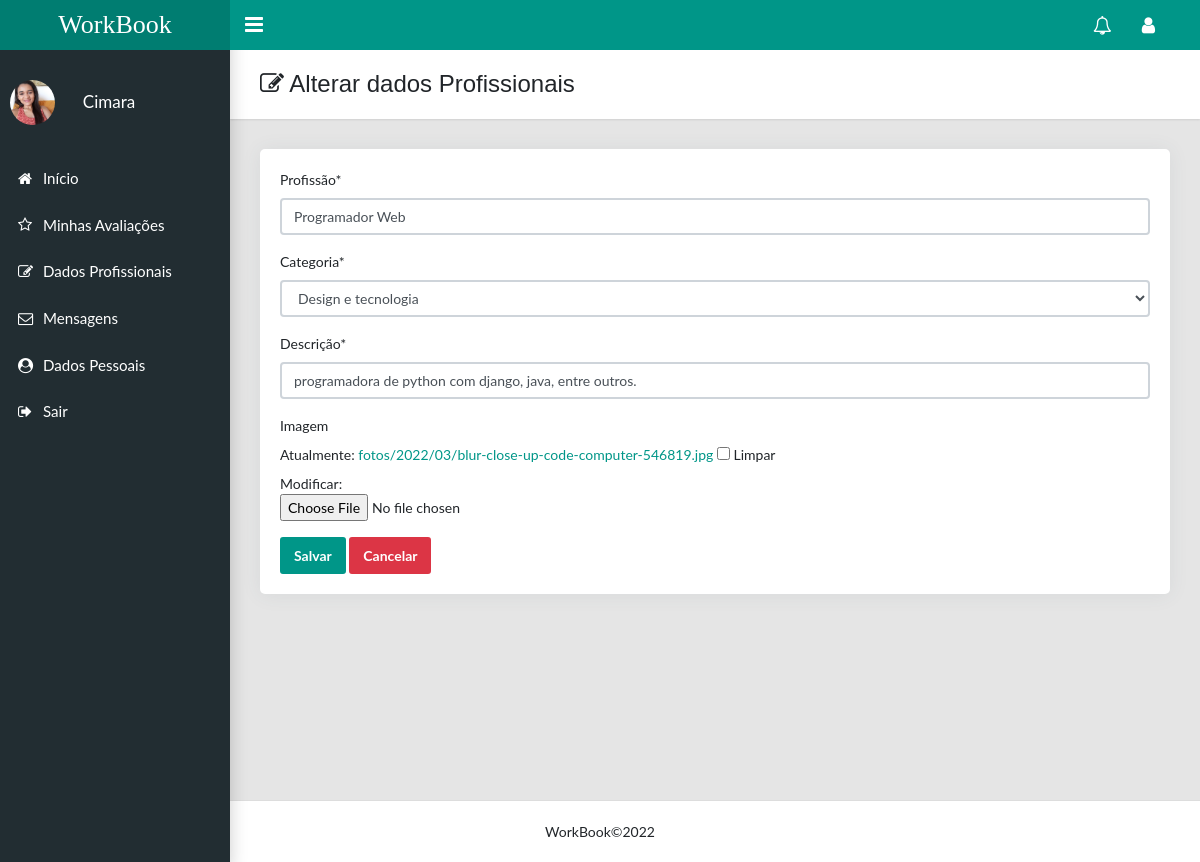
Screenshot of /dadosProfissional/1 (signed in) with the database file from the repository.
### usuario/models.py (models this page shows, shortened)
class Usuario(AbstractUser):
    telefone = models.CharField('telefone', max_length=15)
    imagem = models.ImageField(upload_to='fotosperfil/%Y/%m/', blank=True, null=True)
    cidade = models.CharField('cidade', max_length=40)
    rua = models.CharField('rua', max_length=60)
    uf = models.CharField('uf', max_length=2)
    bairro = models.CharField('bairro', max_length=40)
    is_staff = models.BooleanField(default=False)
    is_superuser = models.BooleanField(default=False)
    is_active = models.BooleanField(default=True)
    is_profissional = models.BooleanField(default=False)
    class Meta:
        db_table = 'usuario'
        verbose_name = 'Usuario'
        verbose_name_plural = 'Usuario'

class Profissional(models.Model):
            profissao = models.CharField('Profissão', max_length=250)
            categoria = models.ForeignKey(Categoria, on_delete=models.CASCADE, related_name='categoria')
            slug = models.SlugField('Atalho', unique=True, blank=True, null=True)
            descricao = models.CharField('Descrição', max_length=250)
            imagem = models.ImageField(upload_to='fotos/%Y/%m/', blank=True, null=True)
            user = models.OneToOneField(Usuario, on_delete=models.CASCADE, related_name='usario',
                                        error_messages={
                                            "unique": "Já existe um profissional cadastrado para este usuário."
                                        }
                                       )
            acesso_permitido = models.BooleanField(default=True)
            """def clean(self):
                error_messages = {}
                if not valida_cpf(self.cpf):
                    error_messages['cpf'] = 'Digite um cpf Válido!'

                if error_messages:
                    raise ValidationError(error_messages)"""
            class Meta:
                verbose_name = 'Profissional'
                verbose_name_plural = 'Profissional'
                ordering = ['id']

### usuario/views.py (the view)
# urls.py: path('dadosProfissional/<int:user_id>', views.dadosProfissional, name='dadosProfissional'),
@login_required(login_url='usuario:submit_login')
def dadosProfissional(request, user_id):
    data = {}
    profissional = Profissional.objects.get(user_id=user_id)
    form = FormEditProfissional(request.POST or None, instance=profissional)
    if form.is_valid():
        form.save()
        return redirect('usuario:detailProfissional', profissional.user_id)
    data['form'] = form
    data['profissional'] = profissional
    return render(request, 'usuario/dadosProfissional.html', data)

### usuario/form.py
class FormEditProfissional(ModelForm):
    class Meta:
        model = Profissional
        fields = '__all__'
        exclude = ('user','slug', 'acesso_permitido',)

### usuario/models.py (called while the page is built)
    def __str__(self):
        return self.nome

### usuario/templates/usuario/dadosProfissional.html (shortened to what this page needs)
{% extends 'base.html' %}
{% block content %}
{% load crispy_forms_tags %}
<main class="app-content">
    <div class="app-title">
        <div>
            <h1><i class="fa fa-edit"></i> Alterar dados Profissionais</h1>
        </div>
    </div>
    <div class="row">
        <div class="col-lg-12">
            <div class="card user-card-full">
                <div class="row m-l-0 m-r-0">
                    <div class="card-body">
                        <form method="post" action="{% url 'usuario:dadosProfissional' profissional.user_id %}"
                              enctype="multipart/form-data">
                            {{ form|crispy }}
                            <div class="row">
                                <div class="col">
                                    <button type="submit" class="btn btn-primary" title="Salvar">Salvar</button>
                                    <a class="btn btn-danger" href="{% url 'usuario:detailProfissional' user.id %}">Cancelar</a>
                                </div>
                            </div>
                        </form>
                    </div>
                </div>
            </div>
        </div>
    </div>
</main>
{% endblock %}

### templates/parciais/head.html (shortened to what this page needs)
{% load static %}
<html lang="en">
<head>
    <link rel="stylesheet" type="text/css" href="{% static 'css/admin.css'%}">
    <link rel="stylesheet" type="text/css" href="{% static 'css/main.css'%}">
    <link rel="stylesheet" type="text/css" href="{% static 'css/style.css'%}">
    <link rel="stylesheet" type="text/css"
          href="https://maxcdn.bootstrapcdn.com/font-awesome/4.7.0/css/font-awesome.min.css">
</head>
<body class="app sidebar-mini">
{% if user.is_authenticated %}
<header class="app-header"><a class="app-header__logo" href="{% url 'usuario:listarProfissional' %}" title="Início">WorkBook</a>
    <a class="app-sidebar__toggle" href="#" data-toggle="sidebar"
                                    aria-label="Hide Sidebar"></a>
    <ul class="app-nav">
        <li class="dropdown">
            <a class="app-nav__item" href="#" data-toggle="dropdown"
               aria-label="Show notifications">
                <i class="fa fa-bell-o fa-lg" title="Notificações"></i>
            </a>
        </li>
        <li class="dropdown"><a class="app-nav__item" href="#" data-toggle="dropdown"
                                aria-label="Open Profile Menu" title="Usuário"><i class="fa fa-user fa-lg"></i></a>
        </li>
    </ul>
</header>
<aside class="app-sidebar">
    <div class="app-sidebar__user">
        {% if request.user.imagem %}
        <img class="app-sidebar__user-avatar"
             src="{{request.user.imagem.url}}" style="max-width: 45px; height: auto" alt="User Image">
        {% else %}
        <img width="40"
             src="https://static.vecteezy.com/ti/vetor-gratis/p1/2318271-icone-do-perfil-do-usuario-gr%C3%A1tis-vetor.jpg">
        {% endif %}
        <div>
            <p class="app-sidebar__user-name"> &ensp; {{user.first_name}}</p>
        </div>
    </div>
    <ul class="app-menu">
        <li><a class="app-menu__item" href="{% url 'usuario:listarProfissional' %}"><i
                class="app-menu__icon fa fa-home"></i><span class="app-menu__label" title="Início">Início</span></a>
        </li>
        {% if user.is_profissional %}
        <li>
            <a class="app-menu__item" href="{% url 'avaliacao:listarAvaliacao' %}">
                <i class="app-menu__icon fa fa-star-o"></i>
                <span class="app-menu__label" title="Avaliações">Minhas Avaliações</span>
            </a>
        </li>
         <li>
            <a class="app-menu__item" href="{% url 'usuario:detailProfissional' user.id %}">
                <i class="app-menu__icon fa fa-edit"></i>
                <span class="app-menu__label" title="Dados Profissionais">Dados Profissionais</span>
            </a>
        </li>
        {% endif %}
        <li><a class="app-menu__item" href="{% url 'teste_chat'  %}"><i
                class="app-menu__icon fa fa-envelope-o"></i><span class="app-menu__label"
                                                                  title="Mensagens">Mensagens</span></a>
        </li>
        <li><a class="app-menu__item" href="{% url 'usuario:detailUsuario' request.user.id %}"><i
                class="app-menu__icon fa fa-user-circle"></i><span class="app-menu__label" title="Dados Pessoais">Dados Pessoais</span></a>
        </li>
        <li>
            <a class="app-menu__item" href="{% url 'usuario:logout_user' %}"><i
                    class="app-menu__icon fa fa-sign-out"></i><span class="app-menu__label" title="Sair">Sair</span>
            </a>
        </li>
    </ul>
</aside>
{% endif %}
</body>
</html>

### rows the page displays
Usuario: user.imagem (picture), first_name "Cimara"
Profissional: profissao "Programador Web", categoria "Design e tecnologia", descricao "programadora de python com django, java, entre outros."
